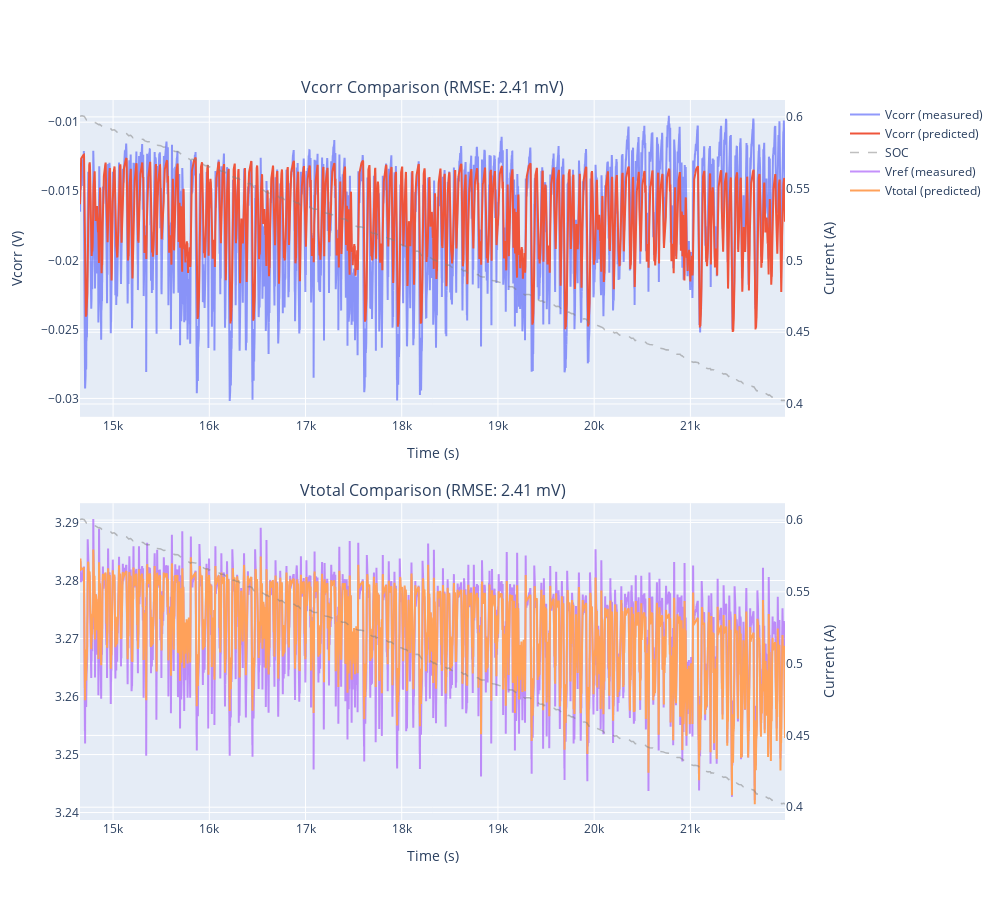

The cell this chart's notebook holds for it:
### Code cell
# 트레이닝 후
from battery_ode_wrapper import simulate_battery_ode
import matplotlib
matplotlib.use('module://matplotlib_inline.backend_inline')  # Reset backend

Vcorr_pred, Vcorr_target, Vtotal_pred, Vtotal_meas, time = simulate_battery_ode(
    ode_wrapper_new, data_dict, device=device, plot=True
)

### Figure 1 — Plotly figure (JSON) as saved in the notebook; plotly's stock layout.template omitted (floating-point values rounded to 4 significant figures; data arrays with more than 128 entries replaced by an {"elided": "..."} marker saying what was removed)
{"data": [{"line": {"width": 2}, "name": "Vcorr (measured)", "opacity": 0.7, "type": "scatter", "x": {"elided": "7334 float values"}, "xaxis": "x", "y": {"elided": "7334 float values"}, "yaxis": "y"}, {"line": {"width": 2}, "name": "Vcorr (predicted)", "type": "scatter", "x": {"elided": "7334 float values"}, "xaxis": "x", "y": {"elided": "7334 float values"}, "yaxis": "y"}, {"line": {"color": "gray", "dash": "dash", "width": 1.5}, "name": "SOC", "opacity": 0.5, "type": "scatter", "x": {"elided": "7334 float values"}, "xaxis": "x", "y": {"elided": "7334 float values"}, "yaxis": "y2"}, {"line": {"width": 2}, "name": "Vref (measured)", "opacity": 0.7, "type": "scatter", "x": {"elided": "7334 float values"}, "xaxis": "x2", "y": {"elided": "7334 float values"}, "yaxis": "y3"}, {"line": {"width": 2}, "name": "Vtotal (predicted)", "type": "scatter", "x": {"elided": "7334 float values"}, "xaxis": "x2", "y": {"elided": "7334 float values"}, "yaxis": "y3"}, {"line": {"color": "gray", "dash": "dash", "width": 1.5}, "name": "SOC", "opacity": 0.5, "showlegend": false, "type": "scatter", "x": {"elided": "7334 float values"}, "xaxis": "x2", "y": {"elided": "7334 float values"}, "yaxis": "y4"}], "layout": {"annotations": [{"font": {"size": 16}, "showarrow": false, "text": "Vcorr Comparison (RMSE: 2.41 mV)", "x": 0.47, "xanchor": "center", "xref": "paper", "y": 1, "yanchor": "bottom", "yref": "paper"}, {"font": {"size": 16}, "showarrow": false, "text": "Vtotal Comparison (RMSE: 2.41 mV)", "x": 0.47, "xanchor": "center", "xref": "paper", "y": 0.44, "yanchor": "bottom", "yref": "paper"}], "height": 900, "hovermode": "x unified", "showlegend": true, "width": 1000, "xaxis": {"anchor": "y", "domain": [0, 0.94], "title": {"text": "Time (s)"}}, "xaxis2": {"anchor": "y3", "domain": [0, 0.94], "title": {"text": "Time (s)"}}, "yaxis": {"anchor": "x", "domain": [0.56, 1], "title": {"text": "Vcorr (V)"}}, "yaxis2": {"anchor": "x", "overlaying": "y", "side": "right", "title": {"text": "Current (A)"}}, "yaxis3": {"anchor": "x2", "domain": [0, 0.44]}, "yaxis4": {"anchor": "x2", "overlaying": "y3", "side": "right", "title": {"text": "Current (A)"}}}}
